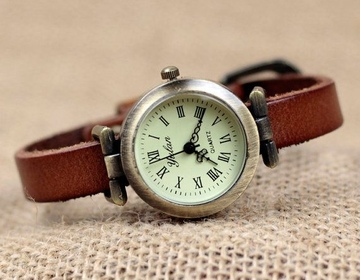
#> input picture example.jpg, 360 x 280 px
$ python test.py
#> lines starting #> are read from the running program, lines starting #| are printed output that depends on the picture
import cv2
import numpy as np

img = cv2.imread('example.jpg', cv2.IMREAD_COLOR)
#> img is the input picture: shape (280, 360, 3); mean B, G, R 135.3, 157.1, 178.5

cv2.line(img, (0,0), (150,150), (255,255,255), 15)
cv2.rectangle(img, (15,25), (200,150), (0,255,0), 5)
cv2.circle(img, (100, 63), 55, (0,0,255), -1)

pts = np.array([[10,5],[20,30],[70,20],[50,10]], np.int32)
# pts = pts.reshape((-1,1,2))
cv2.polylines(img, [pts], True, (0, 255, 255), 3)

font = cv2.FONT_HERSHEY_SIMPLEX
cv2.putText(img, 'Hello, world!', (0,130), font, 1, (200, 255, 255), 2, cv2.LINE_AA)
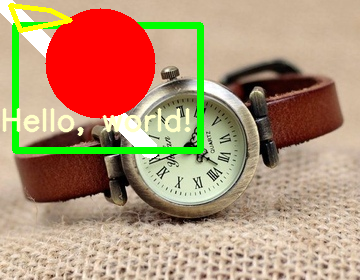
#> img: shape (280, 360, 3); mean B, G, R 117.3, 146.4, 179.4

cv2.imshow('image', img)
cv2.waitKey(0)
cv2.destroyAllWindows()
